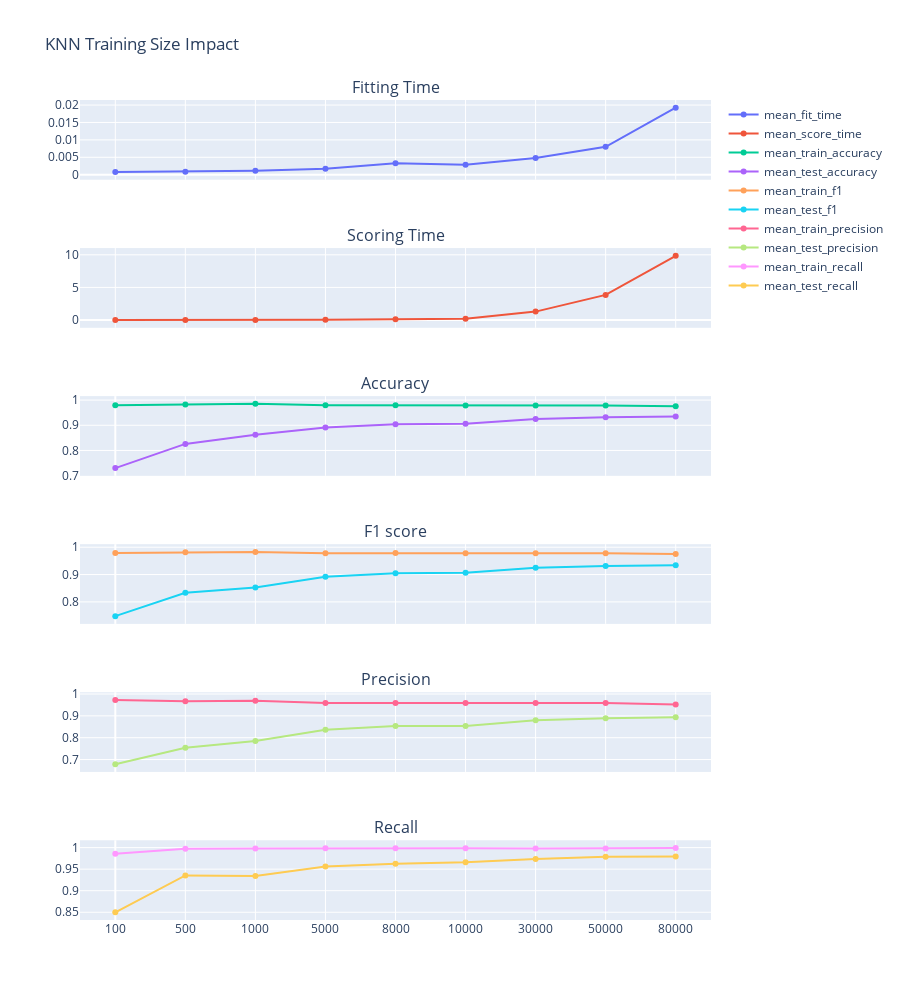

The code cell stored with this chart in its notebook:
### Code cell
# Uncomment for KNN learning rate
# fig.show()

### Figure 1 — Plotly figure (JSON) as saved in the notebook; plotly's stock layout.template omitted (floating-point values rounded to 4 significant figures)
{"data": [{"name": "mean_fit_time", "type": "scatter", "x": ["a", "b", "c", "d", "e", "f", "g", "h", "i"], "xaxis": "x", "y": [0.0007804, 0.000873, 0.001135, 0.00168, 0.003287, 0.002874, 0.004789, 0.008005, 0.01923], "yaxis": "y"}, {"name": "mean_score_time", "type": "scatter", "x": ["a", "b", "c", "d", "e", "f", "g", "h", "i"], "xaxis": "x2", "y": [0.005562, 0.007029, 0.01095, 0.06278, 0.1279, 0.2136, 1.296, 3.857, 9.846], "yaxis": "y2"}, {"name": "mean_train_accuracy", "type": "scatter", "xaxis": "x3", "y": [0.98, 0.9829, 0.9851, 0.9793, 0.9792, 0.9789, 0.9789, 0.9788, 0.9757], "yaxis": "y3"}, {"name": "mean_test_accuracy", "type": "scatter", "xaxis": "x3", "y": [0.73, 0.826, 0.862, 0.8914, 0.904, 0.9057, 0.925, 0.9315, 0.9348], "yaxis": "y3"}, {"name": "mean_train_f1", "type": "scatter", "xaxis": "x4", "y": [0.9788, 0.9818, 0.9829, 0.9784, 0.9785, 0.9782, 0.9781, 0.9781, 0.9749], "yaxis": "y4"}, {"name": "mean_test_f1", "type": "scatter", "xaxis": "x4", "y": [0.7478, 0.8334, 0.8523, 0.8919, 0.9047, 0.9062, 0.9246, 0.9313, 0.9341], "yaxis": "y4"}, {"name": "mean_train_precision", "type": "scatter", "xaxis": "x5", "y": [0.9729, 0.9668, 0.9687, 0.9593, 0.9594, 0.9586, 0.959, 0.9589, 0.9519], "yaxis": "y5"}, {"name": "mean_test_precision", "type": "scatter", "xaxis": "x5", "y": [0.6786, 0.754, 0.7851, 0.8361, 0.8536, 0.8537, 0.8803, 0.8885, 0.8931], "yaxis": "y5"}, {"name": "mean_train_recall", "type": "scatter", "xaxis": "x6", "y": [0.9857, 0.9976, 0.9977, 0.9984, 0.9985, 0.9986, 0.9982, 0.9982, 0.999], "yaxis": "y6"}, {"name": "mean_test_recall", "type": "scatter", "xaxis": "x6", "y": [0.85, 0.9355, 0.9342, 0.956, 0.9627, 0.9661, 0.9737, 0.9785, 0.9791], "yaxis": "y6"}], "layout": {"annotations": [{"font": {"size": 16}, "showarrow": false, "text": "Fitting Time", "x": 0.5, "xanchor": "center", "xref": "paper", "y": 1.0, "yanchor": "bottom", "yref": "paper"}, {"font": {"size": 16}, "showarrow": false, "text": "Scoring Time", "x": 0.5, "xanchor": "center", "xref": "paper", "y": 0.8194, "yanchor": "bottom", "yref": "paper"}, {"font": {"size": 16}, "showarrow": false, "text": "Accuracy", "x": 0.5, "xanchor": "center", "xref": "paper", "y": 0.6389, "yanchor": "bottom", "yref": "paper"}, {"font": {"size": 16}, "showarrow": false, "text": "F1 score", "x": 0.5, "xanchor": "center", "xref": "paper", "y": 0.4583, "yanchor": "bottom", "yref": "paper"}, {"font": {"size": 16}, "showarrow": false, "text": "Precision", "x": 0.5, "xanchor": "center", "xref": "paper", "y": 0.2778, "yanchor": "bottom", "yref": "paper"}, {"font": {"size": 16}, "showarrow": false, "text": "Recall", "x": 0.5, "xanchor": "center", "xref": "paper", "y": 0.09722, "yanchor": "bottom", "yref": "paper"}], "height": 1000, "title": {"text": "KNN Training Size Impact"}, "xaxis": {"anchor": "y", "domain": [0, 1], "matches": "x6", "showticklabels": false, "tickmode": "array", "ticktext": [100, 500, 1000, 5000, 8000, 10000, 30000, 50000, 80000], "tickvals": [0, 1, 2, 3, 4, 5, 6, 7, 8], "type": "category"}, "xaxis2": {"anchor": "y2", "domain": [0, 1], "matches": "x6", "showticklabels": false, "tickmode": "array", "ticktext": [100, 500, 1000, 5000, 8000, 10000, 30000, 50000, 80000], "tickvals": [0, 1, 2, 3, 4, 5, 6, 7, 8]}, "xaxis3": {"anchor": "y3", "domain": [0, 1], "matches": "x6", "showticklabels": false, "tickmode": "array", "ticktext": [100, 500, 1000, 5000, 8000, 10000, 30000, 50000, 80000], "tickvals": [0, 1, 2, 3, 4, 5, 6, 7, 8]}, "xaxis4": {"anchor": "y4", "domain": [0, 1], "matches": "x6", "showticklabels": false, "tickmode": "array", "ticktext": [100, 500, 1000, 5000, 8000, 10000, 30000, 50000, 80000], "tickvals": [0, 1, 2, 3, 4, 5, 6, 7, 8]}, "xaxis5": {"anchor": "y5", "domain": [0, 1], "matches": "x6", "showticklabels": false, "tickmode": "array", "ticktext": [100, 500, 1000, 5000, 8000, 10000, 30000, 50000, 80000], "tickvals": [0, 1, 2, 3, 4, 5, 6, 7, 8]}, "xaxis6": {"anchor": "y6", "domain": [0, 1], "tickmode": "array", "ticktext": [100, 500, 1000, 5000, 8000, 10000, 30000, 50000, 80000], "tickvals": [0, 1, 2, 3, 4, 5, 6, 7, 8]}, "yaxis": {"anchor": "x", "domain": [0.9028, 1.0]}, "yaxis2": {"anchor": "x2", "domain": [0.7222, 0.8194]}, "yaxis3": {"anchor": "x3", "domain": [0.5417, 0.6389]}, "yaxis4": {"anchor": "x4", "domain": [0.3611, 0.4583]}, "yaxis5": {"anchor": "x5", "domain": [0.1806, 0.2778]}, "yaxis6": {"anchor": "x6", "domain": [0, 0.09722]}}}
